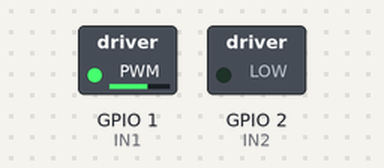
Bench run of a sketch on a simulated ESP32. Parts: switched loads named in the sketch (green lamp = pin HIGH). What the sketch prints to the serial monitor is not drawn.

Above: at 0.1 s.
Timing chart, 0 to 1.6 s (numbered marks = the images above):
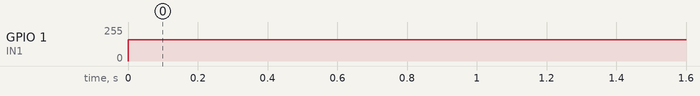

The sketch:

ESP32_PWM_Motor_Control.ino
```cpp
// Pin definitions for motor driver control
int IN1 = 1;  // GPIO1 connected to motor driver's IN1
int IN2 = 2;  // GPIO2 connected to motor driver's IN2
int speed = 160; // PWM speed value (0-255); adjust this value to change motor speed

void setup()
{
  // Set motor control pins as outputs
  pinMode(IN1, OUTPUT);
  pinMode(IN2, OUTPUT);

  // Initialize serial communication for debugging
  Serial.begin(9600);
}

void loop()
{
  // Set motor speed for forward rotation using PWM
  Serial.println("Rotating Forward with PWM");
  analogWrite(IN1, speed); // Set IN1 to PWM speed to control motor speed
  analogWrite(IN2, 0);     // Set IN2 to 0 for forward rotation

  // To change motor speed, modify the 'speed' variable in the range 0-255.
}
```

Measured:
- by itself, GPIO 1 (IN1): 0/255 → 160/255 at 0.00 s
